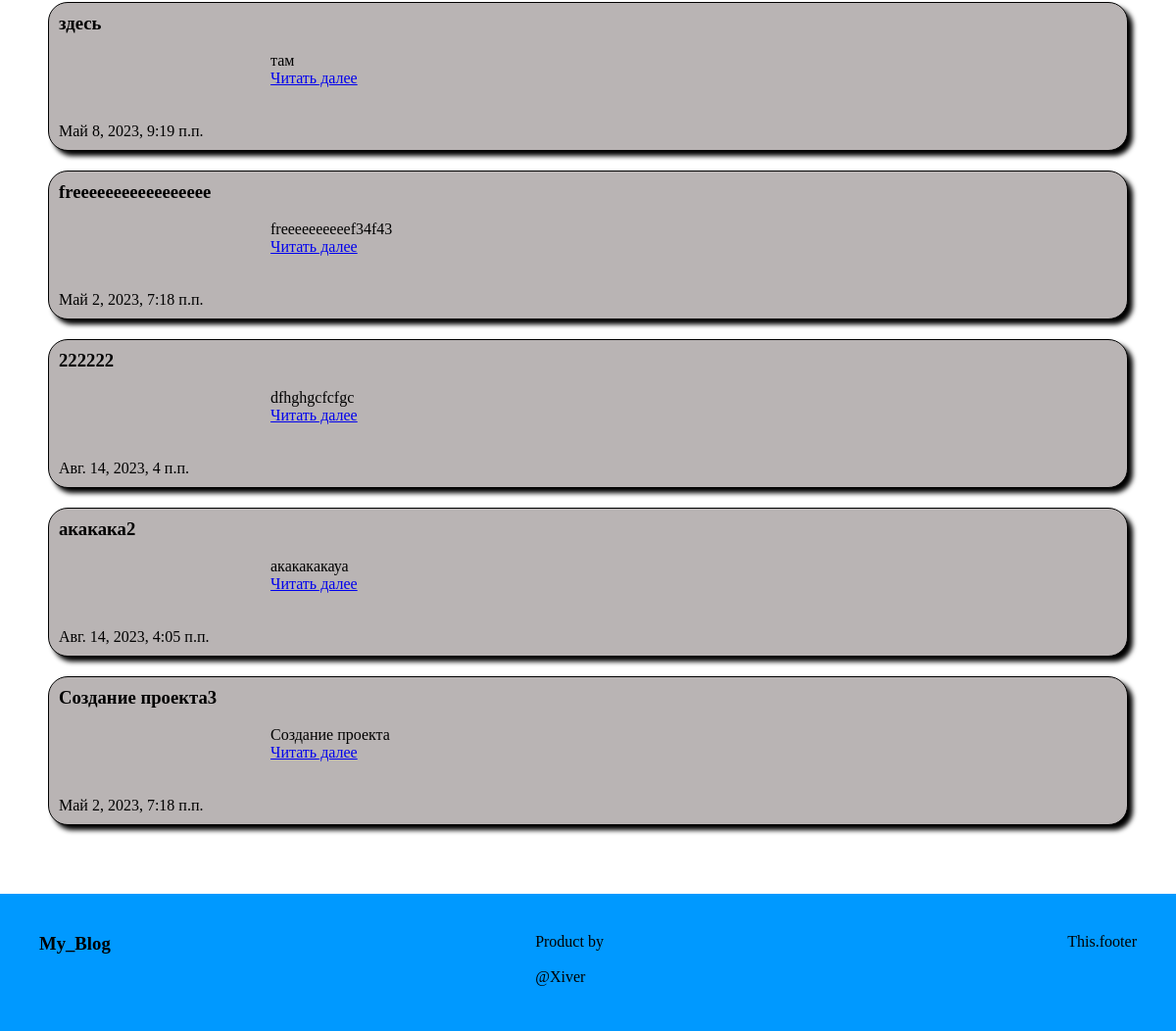
/blog/ (lower part), run on an earlier commit of the app's database.
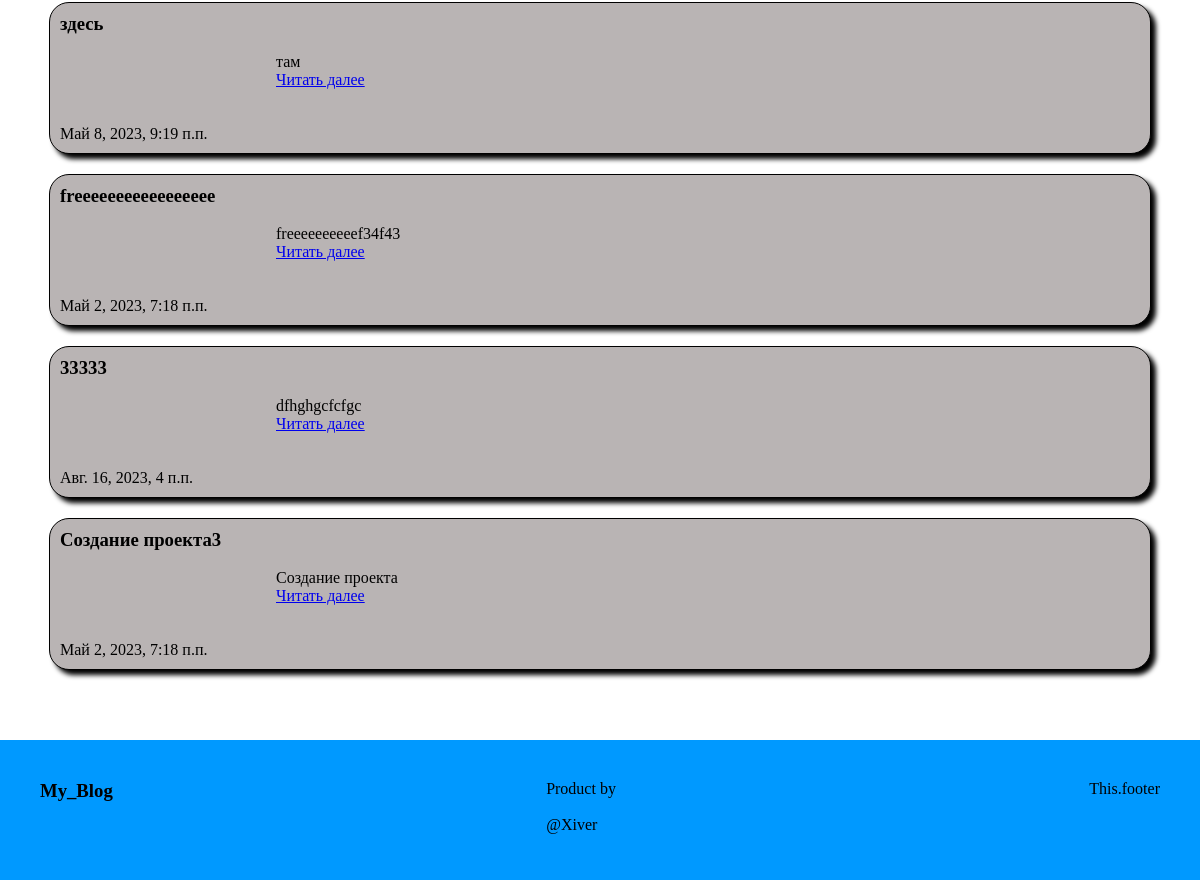
And on a later commit of the database.
### blog/models.py (models this page shows, shortened)
class Post(models.Model):
    title = models.CharField('Заголовок', max_length=50)
    anons = models.CharField('Анонс', max_length=250)
    text = models.TextField('Статья')
    date = models.DateTimeField('Дата публикации')
    class Meta:
        verbose_name = 'Новость'
        verbose_name_plural = 'Новости'

### blog/views.py (the view)
# urls.py: path('blog/', views.blog, name='blog'),
def blog(request):
    posts = {
        'posts': Post.objects.all()
    }
    return render(request, 'blog/blog.html', posts)

### blog/templates/blog/blog.html (shortened to what this page needs)
{% extends "blog/layout.html" %}
{% block content %}
<main>
    {% if posts %}
        {% for post in posts %}
            <div class="card">
                <h3>{{ post.title }}</h3><br>
                <div class="text_post">
                    <p>{{ post.anons }}</p>
                    <a href="{% url 'post' post.id %}">Читать далее</a>
                </div><br>
                <p>{{ post.author }}</p><br>
                <p>{{ post.date }}</p>
            </div>
        {% endfor %}
    {% else %}
        <p>Новостей нет!</p>
    {% endif %}
</main>
{% endblock %}

What changed in the data, as far as the page shows it:
removed Post: title "акакака2", anons "акакакакауа", date "Авг. 14, 2023, 4:05 п.п."
changed Post "dfhghgcfcfgc": title "222222" → "33333"; date "Авг. 14, 2023, 4 п.п." → "Авг. 16, 2023, 4 п.п."
